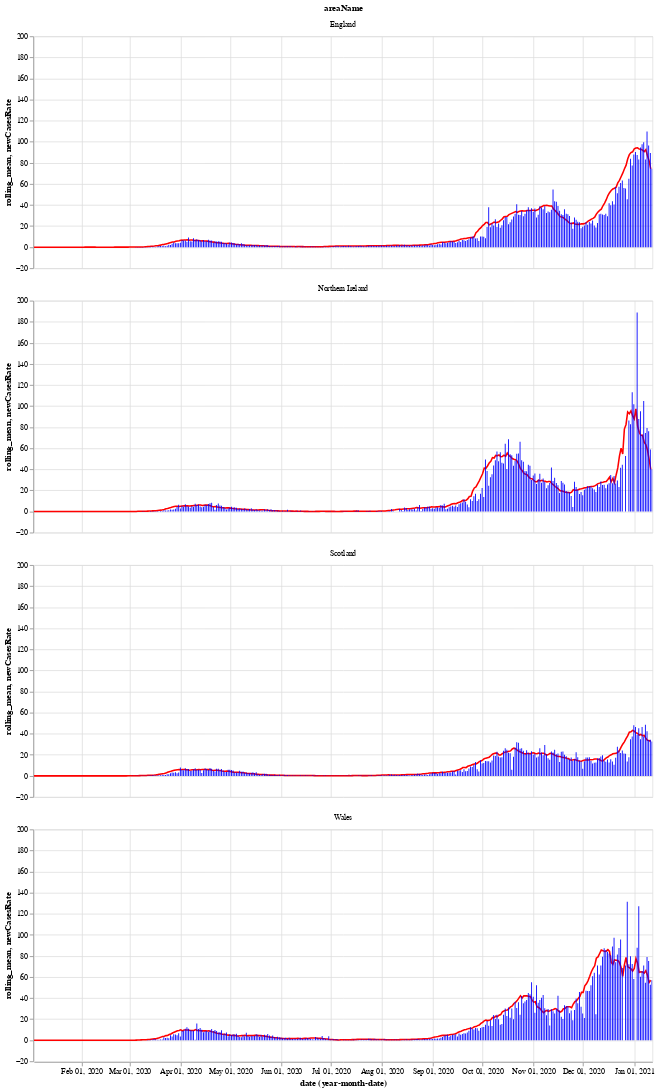

The code cell stored with this chart in its notebook:
### Markdown cell above
Next is a bar chart of the number of new cases in each country (per 100k population), with the 7 day moving average of cases. Again we see that Wales saw a longer period of raising and falling cases compared to the other countries.

After a period of cases falling, each nation is now seeing a rise in the number of cases - especially in Wales.

### Code cell
# collapse
bars = alt.Chart(uk_cases).mark_bar().encode(
    x="yearmonthdate(date):T",
    y="newCasesRate:Q",
    tooltip='newCasesRate',
    color=alt.condition(
        alt.datum.dailyChange > 0,
        alt.value("orange"),  # The positive color
        alt.value("blue")  # The negative color
    )
).properties(title='New cases per 100k population with rolling 7 day average', width=800).interactive()
line = alt.Chart(uk_cases).mark_line(
    color='red',
    size=2,
).transform_window(
    rolling_mean='mean(newCasesRate)',
    frame=[0, 7],
    groupby=['areaName']
).encode(
    x='yearmonthdate(date):T',
    y='rolling_mean:Q'
)
alt.layer(line, bars, data=uk_cases).facet(alt.Row('areaName'), columns=1)

### Figure 1 — Vega-Lite specification as saved in the notebook (floating-point values rounded to 4 significant figures; data arrays with more than 128 entries replaced by an {"elided": "..."} marker saying what was removed)
{"config": {"view": {"continuousWidth": 400, "continuousHeight": 300}}, "data": {"name": "data-ae04bf5b597423d7adc3addfb70ddeae"}, "facet": {"type": "nominal", "field": "areaName"}, "spec": {"layer": [{"mark": {"type": "line", "color": "red", "size": 2}, "encoding": {"x": {"type": "temporal", "field": "date", "timeUnit": "yearmonthdate"}, "y": {"type": "quantitative", "field": "rolling_mean"}}, "transform": [{"window": [{"op": "mean", "field": "newCasesRate", "as": "rolling_mean"}], "frame": [0, 7], "groupby": ["areaName"]}]}, {"mark": "bar", "encoding": {"color": {"condition": {"value": "orange", "test": "(datum.dailyChange > 0)"}, "value": "blue"}, "tooltip": {"type": "quantitative", "field": "newCasesRate"}, "x": {"type": "temporal", "field": "date", "timeUnit": "yearmonthdate"}, "y": {"type": "quantitative", "field": "newCasesRate"}}, "selection": {"selector002": {"type": "interval", "bind": "scales", "encodings": ["x", "y"]}}, "title": "New cases per 100k population with rolling 7 day average", "width": 800}]}, "columns": 1, "$schema": "https://vega.github.io/schema/vega-lite/v4.8.1.json", "datasets": {"data-ae04bf5b597423d7adc3addfb70ddeae": {"elided": "1500 records"}}}
